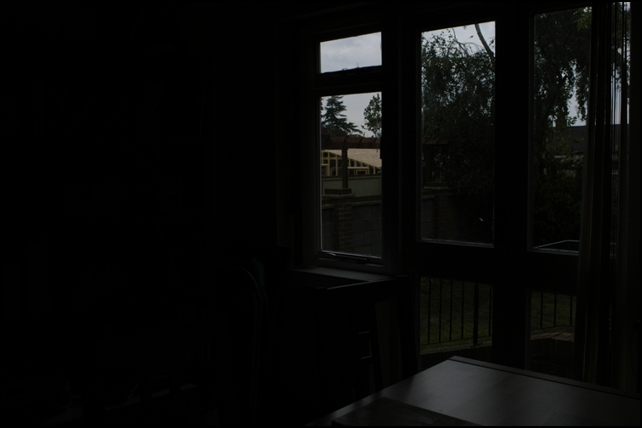
#> input picture inputs/1.png, 642 x 428 px; its folder holds only this picture in this run
$ python Main.py   (older library calls are emulated)
#> lines starting #> are read from the running program, lines starting #| are printed output that depends on the picture; long printed decimals are rounded
### exposureFusion_.py
import os
import cv2
import numpy as np
import matplotlib.pyplot as plt

# Image Handling
def load_images(path, mode='color'):
    # load all images in path
    """
   FUNCTION: load_images
        Call to load images colored or grayscale and stack them.
     INPUTS:
        path = location of image
        mode = 'grayscale' or 'colored'
    OUTPUTS:
        read data file
    """
#> called with path = './inputs', mode = 'color'
    image_stack = []
    for i, filename in enumerate(os.listdir(path)):
        print("Loading... /" + filename + "...as Image_stack["+str(i)+"]")
        if mode == 'color':
            image = cv2.imread(os.path.join(path, filename), cv2.IMREAD_COLOR)
#> image is the input picture: shape (428, 642, 3); mean B, G, R 8.5, 9.4, 9
        else: #mode == 'gray':
            image = cv2.imread(os.path.join(path, filename), cv2.IMREAD_GRAYSCALE)
        image_stack.append(image)
    print("\n")
    return image_stack

def alignment(image_stack):
    # resize a list images to the smallest one
    """
   FUNCTION: alignmentent
        Call to Create Uniform Images by adjusting image sizes
     INPUTS:
        image_stack = stack of images from load_images
    OUTPUTS:
        images files of the same size
    """
    sizes = [img.shape for img in image_stack] # e.g., (D, h, w, c)
    minh, minw, _ = np.min(sizes, axis=0)

    for i, img in enumerate(image_stack):
        if np.shape(img)[:2] !=  (minh, minw):
            print("Warning: Detected Non-Constant Sized Image"+str(i)+"of size "+str(sizes[i]))
            image_stack[i] = cv2.resize(img, (minw, minh))
    return image_stack

# Quality Measures
def contrast(image, ksize=1):
    """
   FUNCTION: contrast
        Call to compute the first quality measure: contrast using laplacian kernel
     INPUTS:
        image = input image (colored)
        ksize = 1 means: [[0,1,0],[1,-4,1],[0,1,0]] kernel
    OUTPUTS:
        contrast measure
    """
    image = cv2.cvtColor(image.astype('uint8'), cv2.COLOR_BGR2GRAY) # gray scale
    laplacian = cv2.Laplacian(image.astype('float64'), cv2.CV_64F, ksize)
    C = cv2.convertScaleAbs(laplacian)
    C = cv2.medianBlur(C.astype('float32') , 5)
    return C.astype('float64')

def saturation(image):
    """
   FUNCTION: saturation
        Call to compute second quality measure - st.dev across RGB channels
     INPUTS:
        image = input image (colored)
    OUTPUTS:
        saturation measure
    """
    # gray scale
    if len(image.shape) == 2:
        image = np.expand_dims(image, axis=-1)
    S = np.std(image, 2)
    return S.astype('float64')

def exposedness(image, sigma=0.2):
    """
   FUNCTION: exposedness
        Call to compute third quality measure - exposure using a gaussian curve
     INPUTS:
        image = input image (colored)
        sigma = gaussian curve parameter
    OUTPUTS:
        exposedness measure
    """
    #image = cv2.normalize(image, None, alpha=0.0, beta=1.0, norm_type=cv2.NORM_MINMAX, dtype=cv2.CV_64F)
    image = image/255. # FIXME
    gauss_curve = lambda i : np.exp(-((i-0.5)**2) / (2*sigma*sigma))
    R_gauss_curve = gauss_curve(image[:,:,2])
    G_gauss_curve = gauss_curve(image[:,:,1])
    B_gauss_curve = gauss_curve(image[:,:,0])
    E = R_gauss_curve * G_gauss_curve * B_gauss_curve
    return E.astype('float64')

def scalar_weight_map(image_stack, weights=[1,1,1]):
    """
   FUNCTION: scalar_weight_map
        Call to forcefully "AND"-combine all quality measures defined
     INPUTS:
        image_measures = stack of quality measures computed for image i
        image_measures[contrast, saturation, exposedness]
        weights = weight for each quality measure : weights[wc, ws, we]
    OUTPUTS:
        scalar_weight_map for particular image of shape (N, H, W)
    """
    D, H, W, _ = np.shape(image_stack)
    Wijk = np.zeros((D,H,W), dtype='float64')
    wc, ws, we = weights
    print("Computing Weight Maps from Measures using: C=%1.1d, S=%1.1d, E=%1.1d" %(wc,ws,we))

    # calculate pixel-wise weight map
    epsilon = 5e-6
    for i, img in enumerate(image_stack):
        C  = contrast(img) # laplacian filter to grayscale image
        S  = saturation(img) # standar deviate among rgb
        E  = exposedness(img) # closer to 0.5
        Wijk[i] = (np.power(C,wc)*np.power(S,ws)*np.power(E,we)) + epsilon # pixel-wise

    # normalize
    normalizer = np.sum(Wijk,0) # (428, 642) pixel-wise normalizer
    Wijk = Wijk / normalizer.reshape((1,H,W))

    print(" *Done");print("\n")

    return Wijk.astype('float64')

# Fusions
def measures_fusion_naive(image_stack, weight_maps, blurType = None, blurSize = (0,0), blurSigma = 15):
    """
   FUNCTION: measures_fusion_naive
        Call to fuse normalized weightmaps and their images
    INPUTS:
        image_stack = list contains the stack of "exposure-bracketed" images
        image_stack[img_exposure1, img_exposure2, ... img_exposureN] in order
        weight_maps = scalar_weight_map for N images
        blurType    = gaussian or bilateral filter applied to weight-map
        blurSize/Sigma = blurring parameters
    OUTPUTS:
        img_fused = single image with fusion of measures
        Rij = fusion of individual images with their weight maps
    """
    D, H, W, _ = np.shape(image_stack)
    img_fused = np.zeros((H,W,3), dtype='float64')

    Rij  = []
    for i in range(D):
        if blurType == None:
            if i == 0: print("Performing Naive Blending")
            weight_map = weight_maps[i]
        elif blurType == 'gaussian':
            if i == 0: print("Performing Gaussian-Blur Blending")
            weight_map = cv2.GaussianBlur(weight_maps[i], blurSize, blurSigma)
        elif blurType == 'bilateral':
            if i == 0: print("Performing Bilateral-Blur Blending")
            weight_map = cv2.bilateralFilter(weight_maps[i].astype('float32'), blurSigma, blurSize[0], blurSize[1])
        Rijk = image_stack[i]* np.dstack([weight_map,weight_map,weight_map])
        Rij.append(Rijk)
        img_fused += Rijk

    print(" *Done");print("\n")

    return img_fused, Rij

def multires_pyramid(image, weight_map, levels):
    """
   FUNCTION: multires_pyramid
        Call to compute image and weights pyramids
    INPUTS:
        image = numpy array image
        weight_map = scalar_weight_map for N images
        levels = height of pyramid to use including base pyramid base
    OUTPUTS:
        imgLpyr = list containing image laplacian pyramid
        wGpyr   = list containing weight gaussian pyramid
    """
    levels  = levels - 1

    # Gaussian pyramid
    imgGpyr = [image] # image Gaussian pyramid
    wGpyr   = [weight_map] # weight Gaussian pyramid

    for i in range(levels):
        imgGpyr.append(cv2.pyrDown(imgGpyr[i].astype('float64')))
        wGpyr.append(cv2.pyrDown(wGpyr[i].astype('float64')))

    # Laplacian pyramid
    imgLpyr = [imgGpyr[levels]]
    wLpyr = [wGpyr[levels]]

    for i in range(levels, 0, -1):
        H, W, _ = np.shape(imgGpyr[i-1])
        imgLpyr.append(imgGpyr[i-1] - cv2.resize(cv2.pyrUp(imgGpyr[i]),(W,H)))
        wLpyr.append(wGpyr[i-1] - cv2.resize(cv2.pyrUp(wGpyr[i]),(W,H)))

    imgLpyr = imgLpyr[::-1]
    wLpyr = wLpyr[::-1]

    return imgLpyr, wGpyr


def measures_fusion_multires(image_stack, weight_maps, levels=6):
    """
   FUNCTION: measures_fusion_multires
        Call to perform multiresolution blending
     INPUTS:
        image_stack = lis contains the stack of "exposure-bracketed" images
        image_stack[img_exposure1, img_exposure2, ... img_exposureN] in order
        levels = desired height of the pyramids
        weight_maps = scalar_weight_map for N images
    OUTPUTS:
        finalImage = single exposure fused image
    """
    print("Performing Multiresolution Blending using: "+str(levels)+" Pyramid levels")

    D = len(image_stack)

    # get weighted pyramids for each image
    weightedPyramids = [] # weightedPyramids[i][j] -> i-th image j-th level pyramid
    for i in range(D): # image-wise
        imgLpyr, wGpyr = multires_pyramid(image_stack[i].astype('float64'), weight_maps[i], levels)
        blended_multires = []
        for j in range(levels): # level-wise
            blended_multires.append(imgLpyr[j] * np.expand_dims(wGpyr[j], axis=-1))
        weightedPyramids.append(blended_multires)

    # combine weighted pyramids among images
    weightedsumPyramid = []
    for i in range(levels):
        # initialize with 0
        tmp = np.zeros_like(weightedPyramids[0][i]) # first image, i-th level
        # sum weighted inputs over images
        for j in range(D):
            tmp += np.array(weightedPyramids[j][i])
        weightedsumPyramid.append(tmp)

    ## reconstruct a single image from a (blended) laplacian pyramid
    weightedsumPyramid = weightedsumPyramid[::-1]
    layerx = weightedsumPyramid[0]
    for i in range(1, levels):
        H, W, _ = weightedsumPyramid[i].shape
        layerx = weightedsumPyramid[i] + cv2.resize(cv2.pyrUp(layerx),(W,H))

    imgH, imgW, C = image_stack[0].shape
    finalImage = cv2.resize(layerx, (imgW, imgH))

    # clipping for overflow
    finalImage[finalImage < 0] = 0
    finalImage[finalImage > 255] = 255
    print(" *Done"); print("\n")

    return finalImage.astype('uint8')


def measures_iterative_fusion_multires(image_stack, levels=6):
    levels = levels - 1
    # GP & LP
    imgGpyrs = []; imgLpyrs = []
    for image in image_stack:
        image = image.astype('float64')
        # Gaussian pyramid
        imgGpyr = [image]
        for i in range(levels):
            imgGpyr.append(cv2.pyrDown(imgGpyr[i].astype('float32')))
        imgGpyrs.append(imgGpyr)

        # Laplacian pyramid
        imgLpyr = [imgGpyr[levels]]
        for i in range(levels, 0, -1):
            H, W, _ = np.shape(imgGpyr[i-1])
            imgLpyr.append(imgGpyr[i-1] - cv2.resize(cv2.pyrUp(imgGpyr[i]),(W,H)))
        imgLpyr = imgLpyr[::-1]
        imgLpyrs.append(imgLpyr)

    # weighted pyramids
    weightedsumPyramid = []
    for i in range(levels+1):
        imgGlvl_stack = np.array([imgGpyr[i] for imgGpyr in imgGpyrs])
        imgLlvl_stack = np.array([imgLpyr[i] for imgLpyr in imgLpyrs])
        weight_maps = scalar_weight_map(imgGlvl_stack, weights=[1,1,1])
        weighted_lvl = imgLlvl_stack * np.expand_dims(weight_maps, axis=-1)
        weightedsum_lvl = np.sum(weighted_lvl, 0)
        weightedsumPyramid.append(weightedsum_lvl)

    ## reconstruct a single image from a (blended) laplacian pyramid
    weightedsumPyramid = weightedsumPyramid[::-1]
    layerx = weightedsumPyramid[0]
    for i in range(1, levels+1):
        H, W, _ = weightedsumPyramid[i].shape
        layerx = weightedsumPyramid[i] + cv2.resize(cv2.pyrUp(layerx),(W,H))

    imgH, imgW, C = image_stack[0].shape
    finalImage = cv2.resize(layerx, (imgW, imgH))

    # clipping for overflow
    print(finalImage.min(), finalImage.max())
    finalImage[finalImage < 0] = 0
    finalImage[finalImage > 255] = 255
    print(" *Done"); print("\n")

    return finalImage.astype('uint8')

# FIXME: WHAT ARE THOSE?
###############################################################################
"""
Compute Mean of Image Stack
"""
###############################################################################
# [27 lines left out: function meanImage, not called in this run]
###############################################################################


"""
Visualize Image Measures, Weight Maps
"""
###############################################################################
# [32 lines left out: function visualize_maps, not called in this run]
###############################################################################

### Main.py
"""
MAIN FILE :: EXPOSURE FUSION

Abdulmajeed Muhammad Kabir

This is the main file to run Exposure fusion using exposureFusion.py as library
"""
import exposureFusion_ as ef


"Load Input Images and Setup Dirs"
path = './inputs'
resultsPath = './results'

image_stack  = ef.load_images(path) # read images on paths to a list format
#> image_stack = 1 item
image_stack  = ef.alignment(image_stack) # resize images to min(w,h) among image list
#> in alignment, `sizes = [img.shape for img in image_stack]`: sizes = [(428, 642, 3)]
#> in alignment, `minh, minw, _ = np.min(sizes, axis=0)`: minh = 428; minw = 642
#> the loop in alignment, `for i, img in enumerate(image_stack):` made 1 pass
#> after the loop in alignment, `for i, img in enumerate(image_stack):`: image_stack = 1 item

if not ef.os.path.exists(resultsPath):
    ef.os.mkdir(resultsPath)


"Multiresolution Iterative Exposure Fusion"
#------------------------------------------------------------------------------#
final_imageD = ef.measures_iterative_fusion_multires(image_stack, levels=6)
#> the loop in measures_iterative_fusion_multires, `for image in image_stack:` made 1 pass
#> the loop in measures_iterative_fusion_multires, `for i in range(levels+1):` made 6 passes
#> pass 1, in contrast, `laplacian = cv2.Laplacian(image.astype('float64'), cv2.CV_64F, ksize)`:
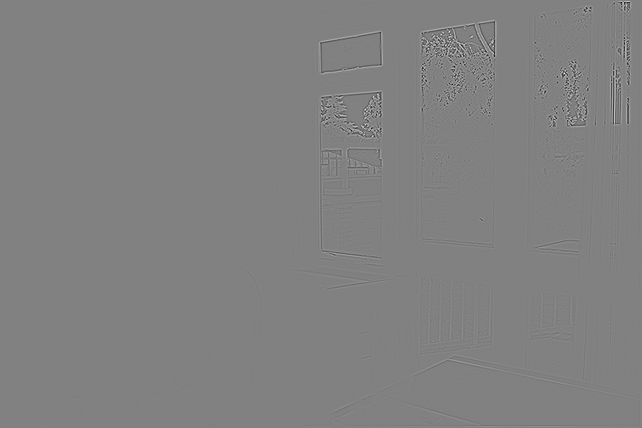
#> laplacian: shape (428, 642) float64; min -343, max 334, mean 0; drawn with min black and max white
#> pass 1, in contrast, `C = cv2.convertScaleAbs(laplacian)`:
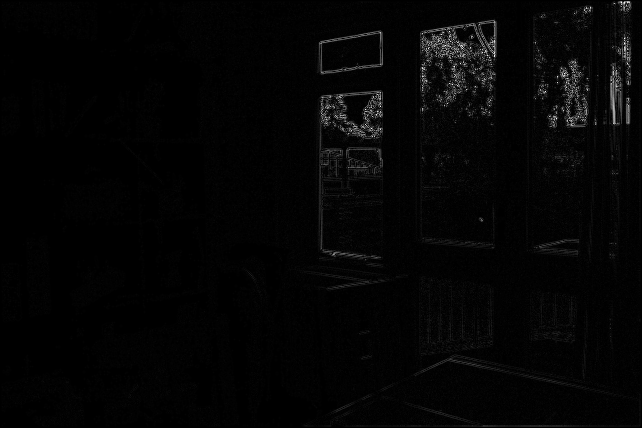
#> C: shape (428, 642); min 0, max 255, mean 4.5
#> after the loop in measures_iterative_fusion_multires, `for i in range(levels+1):`: weightedsumPyramid = 6 items
#| -1.0639637153531112e-05 209.000
#ef.cv2.imshow('Iterative Multiresolution Fusion', final_imageD.astype('uint8'))
##ef.cv2.waitKey(0); ef.cv2.destroyAllWindows()
ef.cv2.imwrite(ef.os.path.join(resultsPath,'img_IterativeMultiresolutionFusion.png'), final_imageD.astype('uint8'))


"Compute Quality Measures"
#------------------------------------------------------------------------------#
#Compute Quality measures multiplied and weighted with weights[x,y,z]
weight_map = ef.scalar_weight_map(image_stack, weights = [1,1,1])
#> the loop in scalar_weight_map (call 7), `for i, img in enumerate(image_stack):` made 1 pass
#> pass 1, in saturation (call 7), `S = np.std(image, 2)`:
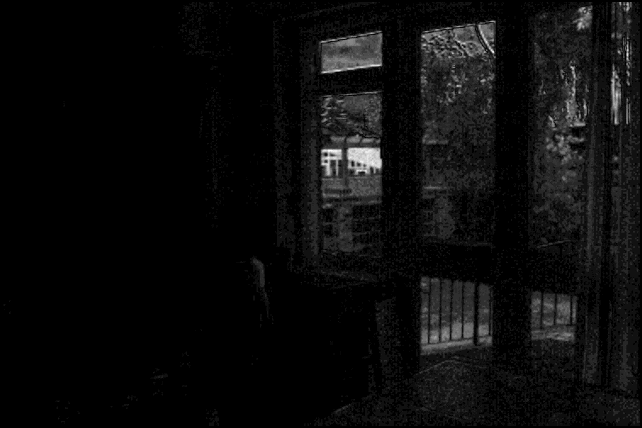
#> S: shape (428, 642) float64; min 0, max 14.01, mean 0.672; drawn with min black and max white
#> pass 1, in exposedness (call 7), `R_gauss_curve = gauss_curve(image[:,:,2])`:
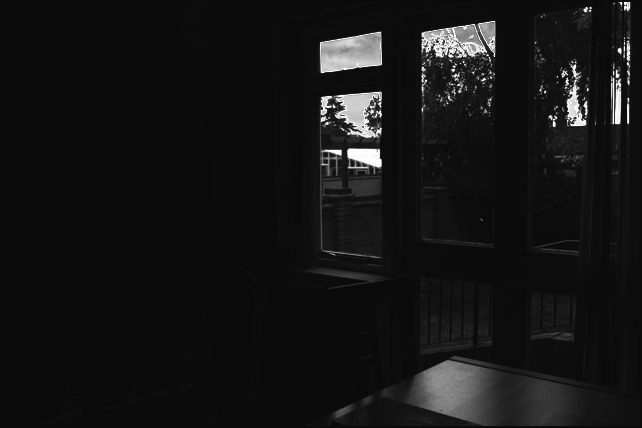
#> R_gauss_curve: shape (428, 642) float64; min 0.0439, max 1, mean 0.0836
#> after the loop in scalar_weight_map (call 7), `for i, img in enumerate(image_stack):`:
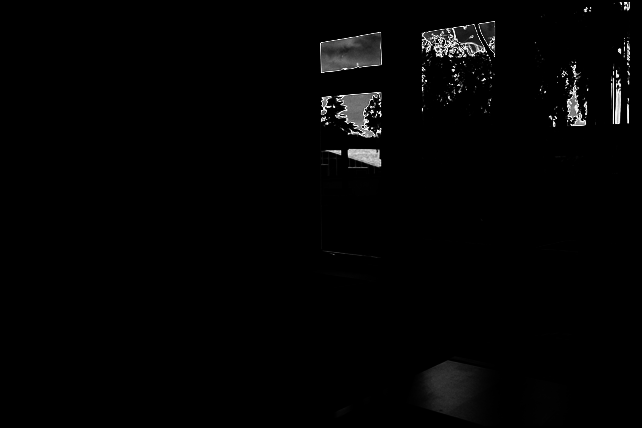
#> E: shape (428, 642) float64; min 8.48e-05, max 1, mean 0.0144
#> in scalar_weight_map (call 7), `normalizer = np.sum(Wijk,0)`:
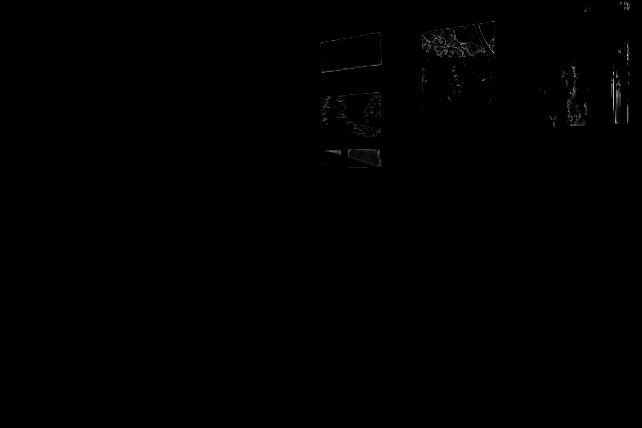
#> normalizer: shape (428, 642) float64; min 5e-06, max 1138.1, mean 2.2; drawn with min black and max white
#weight_map = ef.scalar_weight_map(image_stack, weights = [0,0,0]) #Performs Pyramid Fusion


"Original Image"
#------------------------------------------------------------------------------#
#load original image i.e center image probably has the median Exposure value(EV)
filename = sorted(ef.os.listdir(path))[len(ef.os.listdir(path))//2]
original_image = ef.cv2.imread(ef.os.path.join(path, filename), ef.cv2.IMREAD_COLOR)
#ef.cv2.imshow('Original Image', original_image)
##ef.cv2.waitKey(0); ef.cv2.destroyAllWindows()
ef.cv2.imwrite(ef.os.path.join(resultsPath,'img_CenterOriginal.png'), original_image.astype('uint8'))


"Naive Exposure Fusion"
#------------------------------------------------------------------------------#
final_imageA, RijA = ef.measures_fusion_naive(image_stack, weight_map)
#> after the loop in measures_fusion_naive, `for i in range(D):`: Rij = 1 item
#> RijA = 1 item
#ef.cv2.imshow('Naive Fusion', final_imageA.astype('uint8'))
##ef.cv2.waitKey(0); ef.cv2.destroyAllWindows()
ef.cv2.imwrite(ef.os.path.join(resultsPath,'img_NaiveFusion.png'), final_imageA.astype('uint8'))


"Blurred Exposure Fusion"
#------------------------------------------------------------------------------#
final_imageB, RijB = ef.measures_fusion_naive(image_stack, weight_map, blurType = 'gaussian', blurSize = (0,0), blurSigma = 15)
#> RijB = 1 item
#ef.cv2.imshow('Blur Fusion', final_imageB.astype('uint8'))
##ef.cv2.waitKey(0); ef.cv2.destroyAllWindows()
ef.cv2.imwrite(ef.os.path.join(resultsPath,'img_BlurFusion.png'), final_imageB.astype('uint8'))


"Bilateral Exposure Fusion"
#------------------------------------------------------------------------------#
final_imageC, RijC = ef.measures_fusion_naive(image_stack, weight_map, blurType = 'bilateral', blurSize = (115,115), blurSigma = 51)
#> RijC = 1 item
#ef.cv2.imshow('Bilateral Fusion', final_imageC.astype('uint8'))
##ef.cv2.waitKey(0); ef.cv2.destroyAllWindows()
ef.cv2.imwrite(ef.os.path.join(resultsPath,'img_BilateralFusion.png'), final_imageC.astype('uint8'))


"Multiresolution Exposure Fusion"
#------------------------------------------------------------------------------#
final_imageD = ef.measures_fusion_multires(image_stack, weight_map, levels=6)
#> in measures_fusion_multires, `D = len(image_stack)`: D = 1
#> after the loop in measures_fusion_multires, `for i in range(D):`: weightedPyramids = 1 item
#> after the loop in measures_fusion_multires, `for i in range(levels):`: weightedsumPyramid = 6 items
#> the loop in measures_fusion_multires, `for i in range(1, levels):` made 5 passes
#> pass 3, in measures_fusion_multires, `layerx = weightedsumPyramid[i] + cv2.resize(cv2.pyrUp(layerx),(W,H))`:
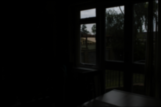
#> layerx: shape (107, 161, 3) float64; mean of channels 0, 1, 2 8.5, 9.4, 9; drawn as B, G, R
#ef.cv2.imshow('Multiresolution Fusion', final_imageD.astype('uint8'))
##ef.cv2.waitKey(0); ef.cv2.destroyAllWindows()
ef.cv2.imwrite(ef.os.path.join(resultsPath,'img_MultiresolutionFusion.png'), final_imageD.astype('uint8'))


"Display Intermediate Steps and Save"
#------------------------------------------------------------------------------#
#ef.visualize_maps(image_stack, save=False)


"Compute Mean of Image Stack"
#------------------------------------------------------------------------------#
#final_imageE = ef.meanImage(image_stack, save=False)

$ run again, on inputs/2.png
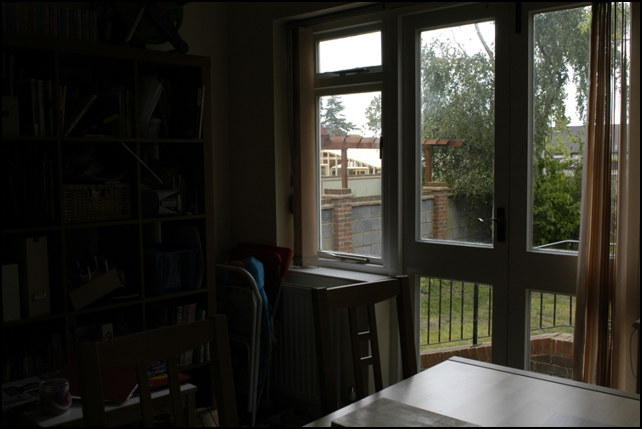
#> input picture inputs/2.png, 642 x 429 px
#> in load_images, image is the input picture: shape (429, 642, 3); mean B, G, R 37.9, 45, 46.5
#> `image_stack  = ef.load_images(path)`: image_stack = 1 item
#> sizes = [(429, 642, 3)]
#> minh = 429; minw = 642
#> the loop in alignment, `for i, img in enumerate(image_stack):` made 1 pass
#> after the loop in alignment, `for i, img in enumerate(image_stack):`: image_stack = 1 item
#> the loop in measures_iterative_fusion_multires, `for image in image_stack:` made 1 pass
#> after the loop in measures_iterative_fusion_multires, `for i in range(levels+1):`: weightedsumPyramid = 6 items
#| -1.856415303080894e-05 255.000
#> the loop in scalar_weight_map (call 7), `for i, img in enumerate(image_stack):` made 1 pass
#> after the loop in scalar_weight_map (call 7), `for i, img in enumerate(image_stack):`:
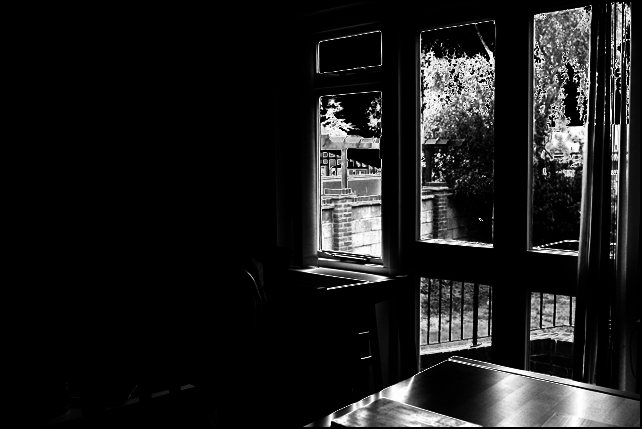
#> E: shape (429, 642) float64; min 8.48e-05, max 1, mean 0.109
#> in scalar_weight_map (call 7), `normalizer = np.sum(Wijk,0)`:
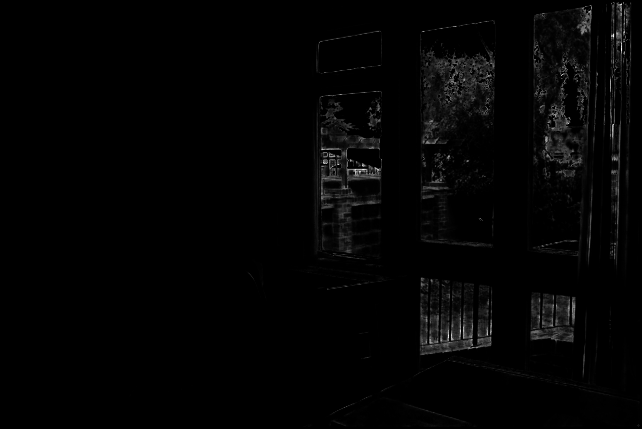
#> normalizer: shape (429, 642) float64; min 5e-06, max 1285.4, mean 19.1; drawn with min black and max white
#> after the loop in measures_fusion_naive, `for i in range(D):`: Rij = 1 item
#> in measures_fusion_multires, `D = len(image_stack)`: D = 1
#> after the loop in measures_fusion_multires, `for i in range(D):`: weightedPyramids = 1 item
#> after the loop in measures_fusion_multires, `for i in range(levels):`: weightedsumPyramid = 6 items
